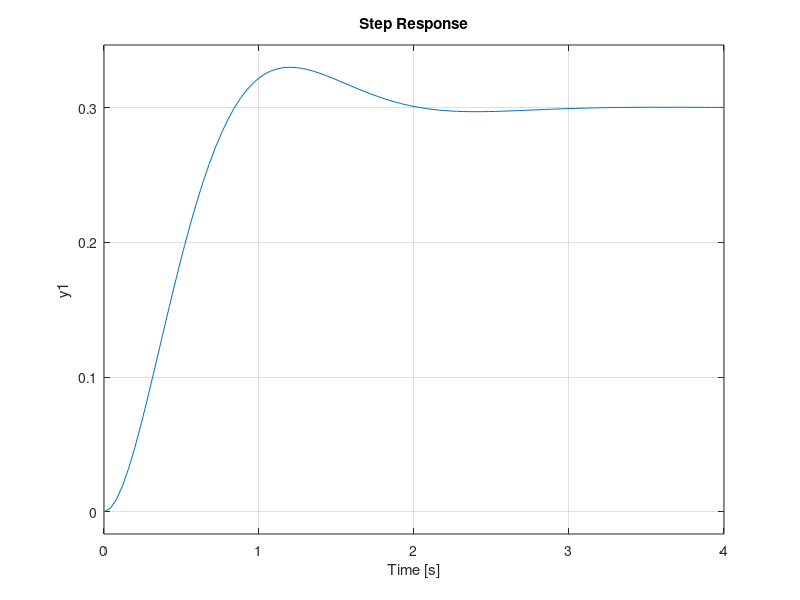

This figure's MATLAB source:
%% Analisis sistema segun datos obtenidos en mediciones de velocidad
pkg load control;
yss=0.3;
ymax=0.33;
tp=1.2;


s=tf('s');
K=yss;
Mp=(ymax-yss)/yss;
psita=sqrt(log(Mp)^2/(pi^2+log(Mp)^2))
wn=pi/(tp*sqrt(1-psita^2))
G=tf(K*wn^2,[1 2*psita*wn wn^2])
step(G)
polos = pole(G)
ceros = zero(G)
ganancia = dcgain(G)


